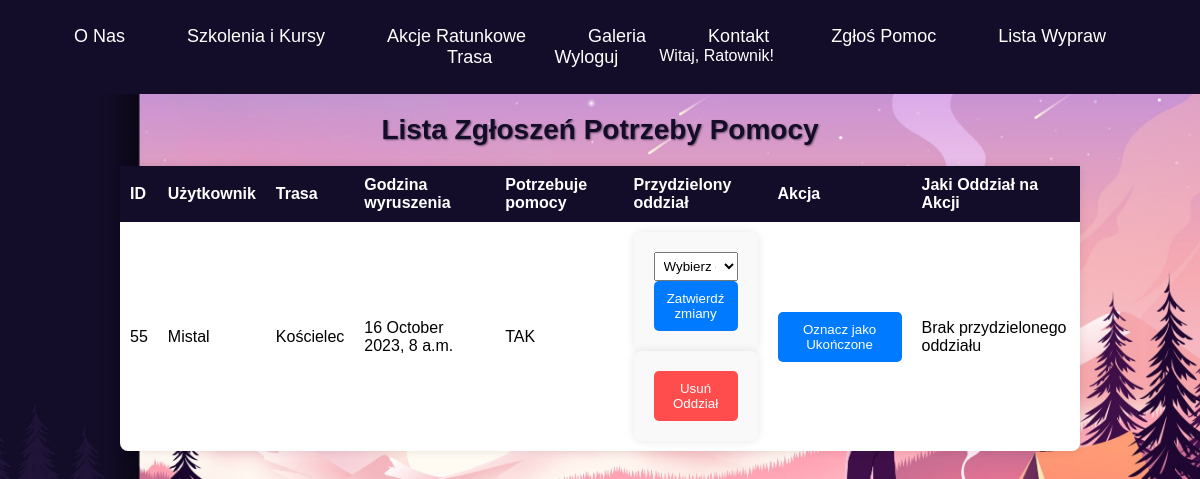
Page /Gory/widok_ratownika/ (signed in) on the earlier database version.
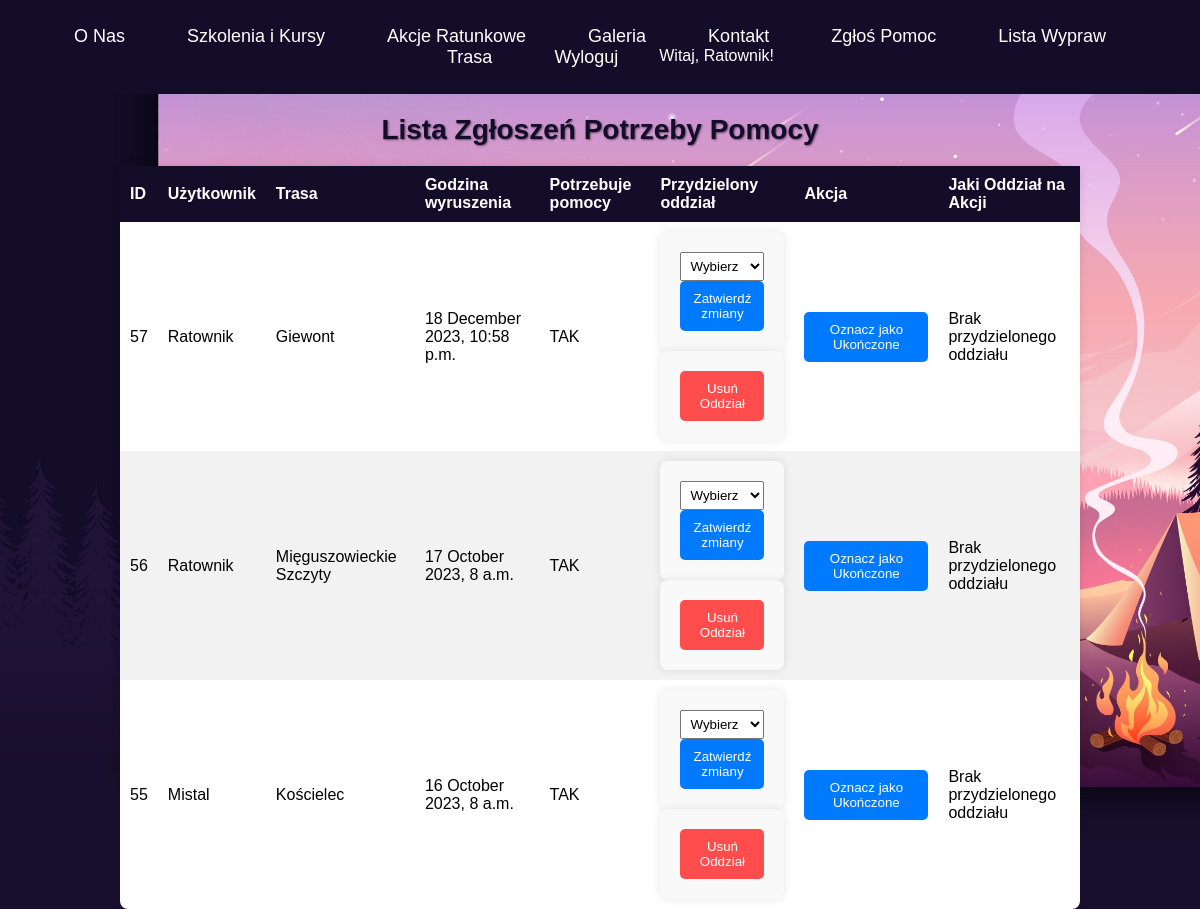
Same page on the later database version.
### Gory/models.py (models this page shows, shortened)
class Zgloszenie(models.Model):
    user = models.ForeignKey(User, on_delete=models.CASCADE, related_name='zgloszenia')
    trasa = models.ForeignKey('Trasa', on_delete=models.CASCADE)
    godzina_wyruszenia = models.DateTimeField()
    potrzebuje_pomocy = models.BooleanField(default=False)
    wyruszyl_na_pomoc = models.BooleanField(default=False)
    oddzial_ratowniczy = models.ForeignKey(OddzialRatowniczy, on_delete=models.SET_NULL, null=True, blank=True)
    historia_oddzialow = models.ManyToManyField(OddzialRatowniczy, related_name='historia_zgloszen', blank=True)
    class Meta:
        ordering = ['-godzina_wyruszenia']

class Trasa(models.Model):
    identyfikator = models.CharField(max_length=100)
    nazwa = models.CharField(max_length=100)
    czas_trwania = models.IntegerField()
    schroniska = models.TextField()
    notatka_o_szycie = models.TextField()
    wysokosc_szczytu = models.IntegerField()
    kolor_szlaku = models.CharField(max_length=50, default='Domyślny Kolor')
    pasmo_gorskie = models.CharField(max_length=50)

### Gory/views.py (the view, shortened to what this page needs)
# urls.py: path('widok_ratownika/', views.widok_ratownika, name='widok_ratownika'),
def widok_ratownika(request):
    if request.user.groups.filter(name='Ratownicy').exists():
        zgloszenia = Zgloszenie.objects.all()
        oddzialy = OddzialRatowniczy.objects.filter(zgloszenie=None)
        przydziel_form = PrzydzielOddzialRatunkowyForm()
        return render(request, 'widok_ratownika.html', {
            'zgloszenia': zgloszenia,
            'oddzialy': oddzialy,
            'uzytkownik': request.user,
            'przydziel_form': przydziel_form
        })
    else:
        return render(request, 'brak_dostepu.html')

### Gory/forms.py
class PrzydzielOddzialRatunkowyForm(forms.ModelForm):
    class Meta:
        model = Zgloszenie
        fields = ['oddzial_ratowniczy']
        labels = {'oddzial_ratowniczy': 'Wybierz oddział ratunkowy'}

### Gory/templates/widok_ratownika.html (shortened to what this page needs)
<!DOCTYPE html>
<html lang="pl">
<head>
</head>
</head>
<body>
    <header>
        <nav>
            <ul>
                <li><a href="{% url 'home' %}">O Nas</a></li>
                <li><a href="{% url 'szkolenia' %}">Szkolenia i Kursy</a></li>
                <li><a href="{% url 'widok_ratownika' %}">Akcje Ratunkowe</a></li>
                <li><a href="#">Galeria</a></li>
                <li><a href="#">Kontakt</a></li>
                <li><a href="{% url 'zgloszenie' %}">Zgłoś Pomoc</a></li>
                <li><a href="{% url 'lista_wypraw' %}">Lista Wypraw</a></li>
                <li><a href="{% url 'zaplanuj_trase' %}">Trasa</a></li>
                {% if user.is_authenticated %}
                <li><a href="{% url 'logout' %}">Wyloguj</a></li>
                <li>Witaj, {{ user.username }}!</li>
                {% else %}
                <li><a href="{% url 'login' %}">Zaloguj</a></li>
                <li><a href="{% url 'register' %}">Zarejestruj</a></li>
                {% endif %}
            </ul>
        </nav>
    </header>
    <h1>Lista Zgłoszeń Potrzeby Pomocy</h1>
    <table>
        <thead>
            <tr>
                <th>ID</th>
                <th>Użytkownik</th>
                <th>Trasa</th>
                <th>Godzina wyruszenia</th>
                <th>Potrzebuje pomocy</th>
                <th>Przydzielony oddział</th>
                <th>Akcja</th>
                <th>Jaki Oddział na Akcji</th>
            </tr>
        </thead>
        <tbody>
            {% for zgloszenie in zgloszenia %}
                <tr>
                    <td>{{ zgloszenie.id }}</td>
                    <td><span class="user-username">{{ zgloszenie.user.username }}</span></td>
                    <td>{{ zgloszenie.trasa.nazwa }}</td>
                    <td>{{ zgloszenie.godzina_wyruszenia|date:"j F Y, P" }}</td>
                    <td>{% if zgloszenie.potrzebuje_pomocy %}TAK{% else %}NIE{% endif %}</td>
                    <td>
                        <form method="post" class="submit-form" data-zgloszenie-id="{{ zgloszenie.id }}">
                            <select name="oddzial_ratunkowy">
                                <option value="">Wybierz oddział</option>
                            </select>
                            <button class="submit-button" type="submit">Zatwierdź zmiany</button>
                        </form>
                        <form method="post" class="delete-form" data-zgloszenie-id="{{ zgloszenie.id }}">
                            <button class="delete-button" type="submit">Usuń Oddział</button>
                        </form>
                    </td>
                    <td>
                        <button class="action-button" data-zgloszenie-id="{{ zgloszenie.id }}" data-ukonczone="false">
                            Oznacz jako Ukończone
                        </button>
                    </td>
                    <td>
                        {% if zgloszenie.oddzial_ratowniczy %}
                            {{ zgloszenie.oddzial_ratowniczy.nazwa }}
                        {% else %}
                            Brak przydzielonego oddziału
                        {% endif %}
                    </td>
                </tr>
            {% empty %}
                <tr>
                    <td colspan="8">Brak zgłoszeń potrzeby pomocy.</td>
                </tr>
            {% endfor %}
        </tbody>
    </table>
</body>
</html>

### Gory/templates/widok_ratownika.html (style rules this page uses)
body { font-family: Arial, sans-serif; margin: 0; padding: 0; background-image: url('/static/gory.jpg'); background-size: cover; background-repeat: no-repeat; background-attachment: fixed; }
header { background-color: #130D29; color: #fff; padding: 10px 0; }
nav { text-align: center; }
ul { list-style-type: none; padding: 0; display: flex; justify-content: center; flex-wrap: wrap; }
ul li { margin-right: 20px; }
ul li:last-child { margin-right: 0; }
a { text-decoration: none; color: #fff; font-size: 18px; }
h1 { text-align: center; color: #130D29; margin-top: 20px; margin-bottom: 20px; font-size: 28px; font-weight: bold; text-shadow: 1px 1px 2px rgba(0,0,0,0.5); }
table { border-collapse: collapse; width: 80%; margin: 0 auto; background-color: #fff; border-radius: 8px; box-shadow: 0 0 10px rgba(0, 0, 0, 0.1); }
th, td { text-align: left; padding: 10px; }
th { background-color: #130D29; color: #fff; }
tr:nth-child(even) { background-color: #f2f2f2; }
select { width: 100%; padding: 5px; }
.submit-button { background-color: #007BFF; color: #fff; border: none; padding: 10px; border-radius: 5px; cursor: pointer; }
.action-button { padding: 10px 20px; border: none; border-radius: 5px; cursor: pointer; background-color: #007BFF; color: #fff; transition: background-color 0.3s; }
form { background-color: #f9f9f9; padding: 20px; border-radius: 8px; box-shadow: 0 0 10px rgba(0, 0, 0, 0.1); }
a { text-decoration: none; color: #fff; font-size: 18px; padding: 10px 20px; border-radius: 5px; transition: background-color 0.3s; border: 1px solid transparent; }
th:nth-child(6), td:nth-child(7) { width: 15%; }
.delete-button { background-color: #ff4d4d; color: #fff; border: none; padding: 10px; border-radius: 5px; cursor: pointer; transition: background-color 0.3s; }

Differences in the rows shown:
added Zgloszenie: id "57", user.username "Ratownik", trasa.nazwa "Giewont", godzina_wyruszenia "18 December 2023, 10:58 p.m.", potrzebuje_pomocy "TAK", shows "Brak przydzielonego oddziału"
added Zgloszenie: id "56", user.username "Ratownik", trasa.nazwa "Mięguszowieckie Szczyty", godzina_wyruszenia "17 October 2023, 8 a.m.", potrzebuje_pomocy "TAK", shows "Brak przydzielonego oddziału"
